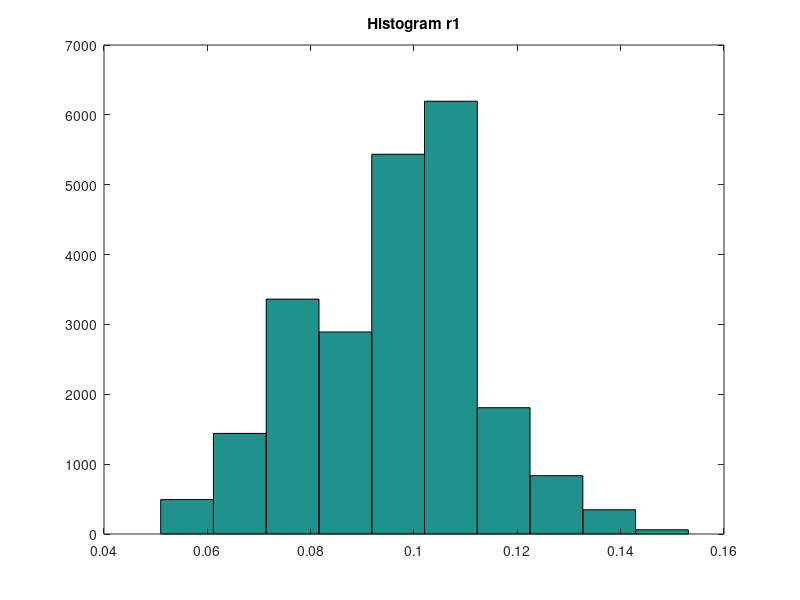
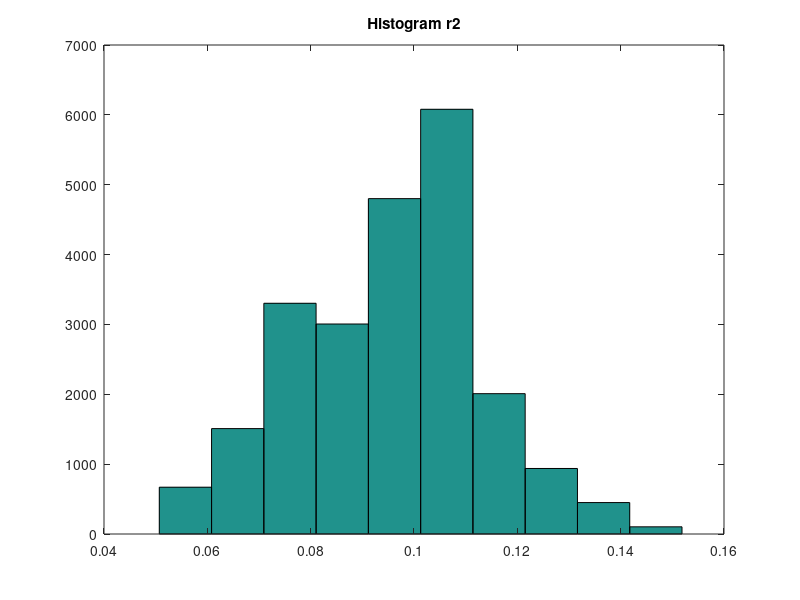
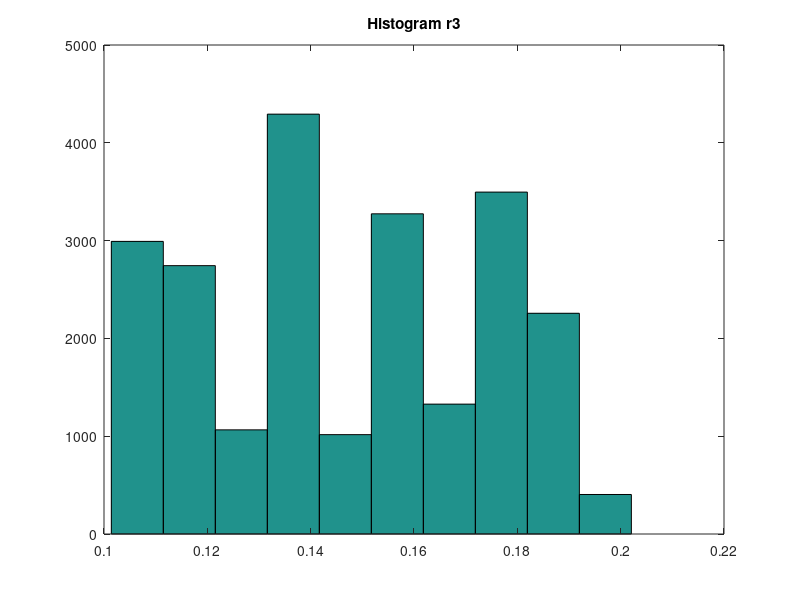
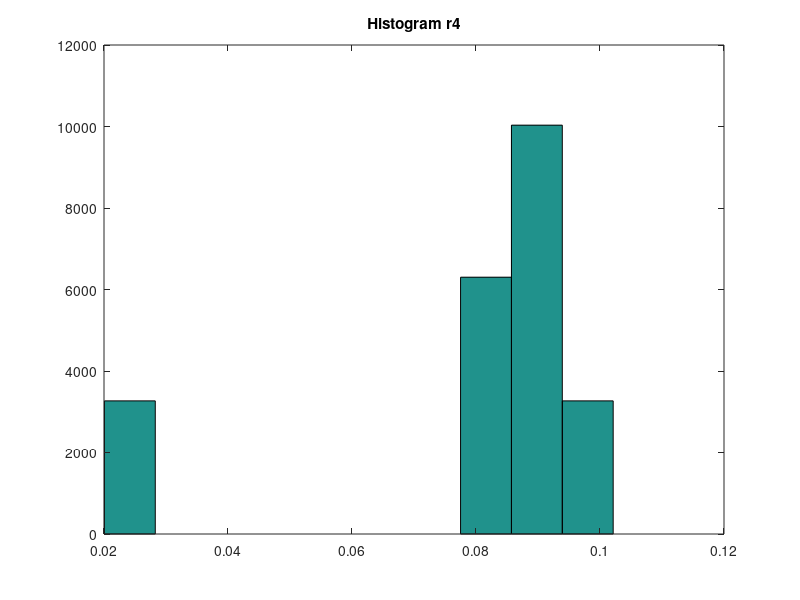

Here is the MATLAB script that generated these plots, in order: (Note: this script raises an error after producing the figures.)
clear;
close all;
clc;

%load data
load("0_0_x3_x4_u1_u2_to_r.mat");

% the ranges
x3_vals = xl(3):xq(3):xu(3);
x4_vals = xl(4):xq(4):xu(4);
u1_vals = ul(1):uq(1):uu(1);
u2_vals = ul(2):uq(2):uu(2);

% combine min/max tables into one for r
size_xu = size(rmax_per_xu,1)*size(rmax_per_xu,2)*size(rmax_per_xu,3)*size(rmax_per_xu,4);
data_table = zeros(size_xu,8);
data_table_idx = 1;
for i = 1:size(rmax_per_xu,1)
    for j = 1:size(rmax_per_xu,2)
        for k = 1:size(rmax_per_xu,3)
            for l = 1:size(rmax_per_xu,4)
                r = (rmax_per_xu(i,j,k,l,:)-rmin_per_xu(i,j,k,l,:))./2;
                
                data_table(data_table_idx,1) = x3_vals(i);
                data_table(data_table_idx,2) = x4_vals(j);
                data_table(data_table_idx,3) = u1_vals(k);
                data_table(data_table_idx,4) = u2_vals(l);
                data_table(data_table_idx,5) = r(1,1,1,1,1);
                data_table(data_table_idx,6) = r(1,1,1,1,2);
                data_table(data_table_idx,7) = r(1,1,1,1,3);
                data_table(data_table_idx,8) = r(1,1,1,1,4);
                
                data_table_idx = data_table_idx+1;
            end            
        end
    end
end

% show hiistograms
figure;
hist(data_table(:,5));
title('Histogram r1')
figure;
hist(data_table(:,6));
title('Histogram r2')
figure;
hist(data_table(:,7));
title('Histogram r3')
figure;
hist(data_table(:,8));
title('Histogram r4')


% build tables xu -> r
tbl_r1 = table(data_table(:,1),data_table(:,2),data_table(:,3),data_table(:,4),data_table(:,5), ...
    'VariableNames', {'x3','x4','u1','u2','r1'});
tbl_r2 = table(data_table(:,1),data_table(:,2),data_table(:,3),data_table(:,4),data_table(:,6), ...
    'VariableNames', {'x3','x4','u1','u2','r2'});
tbl_r3 = table(data_table(:,1),data_table(:,2),data_table(:,3),data_table(:,4),data_table(:,7), ...
    'VariableNames', {'x3','x4','u1','u2','r3'});
tbl_r4 = table(data_table(:,1),data_table(:,2),data_table(:,3),data_table(:,4),data_table(:,8), ...
    'VariableNames', {'x3','x4','u1','u2','r4'});


% linear regression
r1_mdl = fitlm(tbl_r1,'r1~1+x3+x4+u1+u2');
r2_mdl = fitlm(tbl_r2,'r2~1+x3+x4+u1+u2');
r3_mdl = fitlm(tbl_r3,'r3~1+x3+x4+u1+u2');
r4_mdl = fitlm(tbl_r4,'r4~1+x3+x4+u1+u2');



